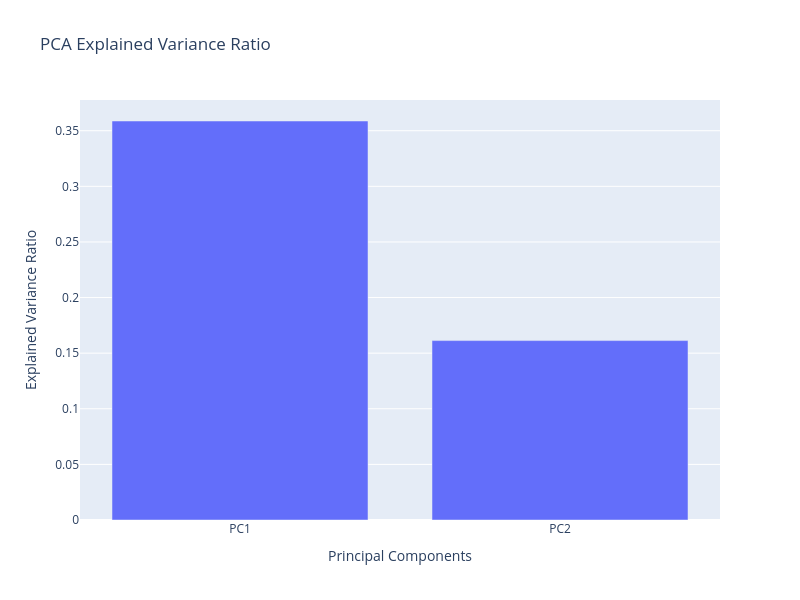

Notebook cell for this chart:
### Code cell
# Total percentage of variance explained by the first two components
total_variance = PCA_2components.explained_variance_ratio_.sum() *100
print(f"Total percentage of variance explained by the first two components: {total_variance:.2f}%")

# Plot the PCA explained variance 
fig = px.bar(x=['PC1', 'PC2'], y=PCA_2components.explained_variance_ratio_, 
             title='PCA Explained Variance Ratio', 
             labels={'x': 'Principal Components', 'y': 'Explained Variance Ratio'})
fig.update_layout(
    xaxis_title='Principal Components',
    yaxis_title='Explained Variance Ratio',
    width=800,
    height=600
)
fig.show()

### Figure 1 — Plotly figure (JSON) as saved in the notebook; plotly's stock layout.template omitted (floating-point values rounded to 4 significant figures)
{"data": [{"alignmentgroup": "True", "hovertemplate": "Principal Components=%{x}<br>Explained Variance Ratio=%{y}<extra></extra>", "legendgroup": "", "marker": {"color": "#636efa", "pattern": {"shape": ""}}, "name": "", "offsetgroup": "", "orientation": "v", "showlegend": false, "textposition": "auto", "type": "bar", "x": ["PC1", "PC2"], "xaxis": "x", "y": [0.3587, 0.1613], "yaxis": "y"}], "layout": {"barmode": "relative", "height": 600, "legend": {"tracegroupgap": 0}, "title": {"text": "PCA Explained Variance Ratio"}, "width": 800, "xaxis": {"anchor": "y", "domain": [0, 1], "title": {"text": "Principal Components"}}, "yaxis": {"anchor": "x", "domain": [0, 1], "title": {"text": "Explained Variance Ratio"}}}}
